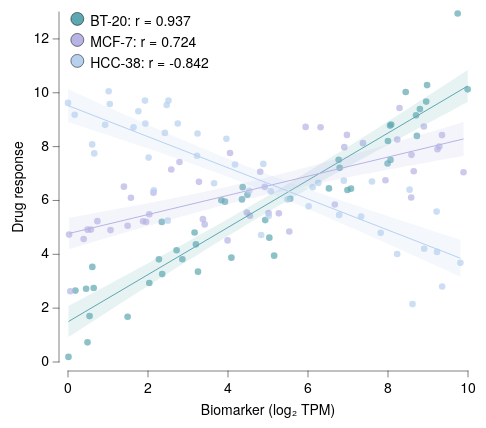

Write the Vega-Lite specification saved for this chart.
### Vega-Lite specification from a JSON file in a GitHub repository (floating-point values rounded to 4 significant figures; data arrays with more than 128 entries replaced by an {"elided": "..."} marker saying what was removed)
{"background": null, "config": {"arc": {"fill": "#DBDBDB", "fillOpacity": 1.0, "innerRadius": 43.75, "padAngle": 0.03, "stroke": "black", "strokeOpacity": 1, "strokeWidth": 0.25}, "area": {"fill": "#DBDBDB", "fillOpacity": 1.0, "stroke": "black", "strokeOpacity": 1, "strokeWidth": 0.25}, "axis": {"domain": true, "domainCap": "round", "domainColor": "black", "domainWidth": 0.25, "grid": false, "gridCap": "round", "gridColor": "#F1F1F1", "gridDash": [0, 0], "gridOpacity": 1.0, "gridWidth": 0.25, "labelColor": "black", "labelFont": "Helvetica Neue, HelveticaNeue, Helvetica, Arial, sans-serif", "labelFontSize": 7, "labelFontStyle": "normal", "labelFontWeight": 400, "offset": 4.5, "ticks": true, "tickCap": "round", "tickColor": "black", "tickRound": false, "tickSize": 3, "tickWidth": 0.25, "titleColor": "black", "titleFont": "Helvetica Neue, HelveticaNeue, Helvetica, Arial, sans-serif", "titleFontSize": 7, "titleFontStyle": "normal", "titleFontWeight": 400}, "axisX": {"domain": true, "labelAlign": "center", "labelAngle": 0, "labels": true, "ticks": true, "translate": 0}, "axisY": {"domain": true, "labelAlign": "right", "labelAngle": 0, "labels": true, "ticks": true, "translate": 0}, "axisRight": {"domain": true, "labelAlign": "left", "labelAngle": 0, "labels": true, "ticks": true, "translate": 0}, "axisTop": {"domain": true, "labelAlign": "center", "labelAngle": 0, "labels": true, "ticks": true, "translate": 0}, "axisBand": {"tickOffset": 0}, "bar": {"fill": "#DBDBDB", "fillOpacity": 1.0, "stroke": "black", "strokeOpacity": 1, "strokeWidth": 0.25}, "boxplot": {"size": 15.75, "ticks": {"cornerRadius": 0.25, "fill": "black", "opacity": 1, "size": 7.875, "thickness": 0.25}, "box": {"fillOpacity": 1.0, "stroke": "black", "strokeOpacity": 1, "strokeWidth": 0.25}, "median": {"cornerRadius": 0, "fill": "black", "fillOpacity": 1.0, "opacity": 1, "size": 15.75, "thickness": 0.25}, "rule": {"fill": "black", "fillOpacity": 1.0, "size": 17.5, "stroke": "black", "strokeDash": [0, 0], "strokeOpacity": 1, "strokeWidth": 0.25}, "outliers": {"color": "black", "fill": "black", "fillOpacity": 1.0, "size": 0, "stroke": "black", "strokeOpacity": 1, "strokeWidth": 0.25}}, "circle": {"fill": "black", "fillOpacity": 1.0, "size": 2.188, "stroke": null, "strokeOpacity": 1, "strokeWidth": 0.25}, "errorband": {"band": {"fillOpacity": 0.6, "stroke": null, "strokeWidth": 0.25, "strokeOpacity": 1}, "borders": {"opacity": 0, "strokeOpacity": 0.25, "strokeWidth": 1}}, "errorbar": {"opacity": 1, "rule": {"strokeDash": [0, 0], "strokeWidth": 0.25}, "ticks": {"color": "black", "cornerRadius": 0.125, "opacity": 1, "size": 10.5, "thickness": 0.25}, "thickness": 0.25}, "font": "Helvetica Neue, HelveticaNeue, Helvetica, Arial, sans-serif", "geoshape": {"fill": "#DBDBDB", "fillOpacity": 1.0, "stroke": "black", "strokeOpacity": 1, "strokeWidth": 0.25}, "header": {"labelColor": "black", "labelFont": "Helvetica Neue, HelveticaNeue, Helvetica, Arial, sans-serif", "labelFontSize": 7, "labelFontStyle": "normal", "labelFontWeight": 400, "titleColor": "black", "titleFont": "Helvetica Neue, HelveticaNeue, Helvetica, Arial, sans-serif", "titleFontSize": 7, "titleFontStyle": "normal", "titleFontWeight": 400, "titlePadding": 0}, "legend": {"disable": false, "offset": 4.5, "titlePadding": 4, "labelOffset": 2, "gradientLabelOffset": 2, "gradientLength": 87.5, "gradientThickness": 8.75, "gradientOpacity": 1.0, "gradientStrokeColor": "black", "gradientStrokeWidth": 0.25, "labelColor": "black", "labelFont": "Helvetica Neue, HelveticaNeue, Helvetica, Arial, sans-serif", "labelFontSize": 7, "labelFontStyle": "normal", "labelFontWeight": 400, "strokeColor": "black", "strokeWidth": 0, "symbolSize": 42, "symbolStrokeColor": "black", "symbolStrokeWidth": 0.25, "titleColor": "black", "titleFont": "Helvetica Neue, HelveticaNeue, Helvetica, Arial, sans-serif", "titleFontSize": 7, "titleFontStyle": "normal", "titleFontWeight": 400}, "line": {"color": "black", "stroke": "black", "strokeCap": "butt", "strokeDash": [0, 0], "strokeOpacity": 1, "strokeWidth": 0.5}, "point": {"filled": true, "fill": "#DBDBDB", "fillOpacity": 1.0, "size": 8.75, "stroke": "black", "strokeOpacity": 1, "strokeWidth": 0.25}, "range": {"category": ["#5CA7B1", "#B7D0EE", "#B7B3E4", "#B3DAB5", "#F5E1B3", "#3D727B", "#809DC7", "#867DAC", "#80A988", "#CBB17A", "#204148", "#546B94", "#584C77", "#507B5F", "#9D824D"], "diverging": {"scheme": ["#6F572A", "#876E43", "#9E875F", "#B5A17F", "#CABBA2", "#DCD6CC", "#F4F1E9", "#C9D7DA", "#9DBFC6", "#78A5AF", "#558B96", "#36717C", "#1A5762"]}, "heatmap": {"scheme": ["#32022B", "#43044D", "#4C196E", "#4D338C", "#484DA6", "#3A68BB", "#1D83CA", "#1D9CCB", "#23B5C9", "#28CDC5", "#4DE0B4", "#91EE9F"]}, "ordinal": {"scheme": ["#F1F1F1", "#DBDBDB", "#C6C6C6", "#B2B2B2", "#9D9D9D", "#898989", "#767676", "#636363", "#515151", "#404040", "#2F2F2F", "#1F1F1F"]}, "ramp": {"scheme": ["#32022B", "#43044D", "#4C196E", "#4D338C", "#484DA6", "#3A68BB", "#1D83CA", "#1D9CCB", "#23B5C9", "#28CDC5", "#4DE0B4", "#91EE9F"]}}, "rule": {"color": "black", "stroke": "black", "strokeCap": "round", "strokeDash": [2, 2], "strokeOpacity": 1, "strokeWidth": 0.25}, "scale": {"bandPaddingInner": 0.1, "bandPaddingOuter": 0.1, "round": false}, "rect": {"fill": "#DBDBDB", "fillOpacity": 1.0, "stroke": "black", "strokeOpacity": 1, "strokeWidth": 0.25}, "square": {"fill": "#DBDBDB", "fillOpacity": 1.0, "size": 17.5, "stroke": "black", "strokeOpacity": 1, "strokeWidth": 0.25}, "text": {"color": "black", "font": "Helvetica Neue, HelveticaNeue, Helvetica, Arial, sans-serif", "fontSize": 7, "fontStyle": "normal", "fontWeight": 400}, "tick": {"color": "black", "cornerRadius": 0.125, "opacity": 1.0, "size": 15.75, "thickness": 0.25}, "title": {"anchor": "middle", "frame": "group", "color": "black", "font": "Helvetica Neue, HelveticaNeue, Helvetica, Arial, sans-serif", "fontSize": 7, "fontStyle": "normal", "fontWeight": 400, "subtitleColor": "black", "subtitleFont": "Helvetica Neue, HelveticaNeue, Helvetica, Arial, sans-serif", "subtitleFontSize": "Helvetica Neue, HelveticaNeue, Helvetica, Arial, sans-serif", "subtitleFontStyle": "normal", "subtitleFontWeight": 400}, "trail": {"color": "black", "opacity": 1, "size": 0.5}, "view": {"continuousWidth": 200, "continuousHeight": 175, "discreteWidth": 200, "discreteHeight": 175, "fill": null, "stroke": null, "strokeWidth": 0.25}}, "layer": [{"data": {"name": "data-aeb621f813ff548d864cbc1ba7ea44aa"}, "mark": {"type": "circle", "opacity": 0.7, "size": 11}, "encoding": {"color": {"field": "cell line", "title": "Cell line", "type": "nominal"}, "x": {"field": "biomarker", "title": "Biomarker (log₂ TPM)", "type": "quantitative"}, "y": {"field": "response", "title": "Drug response", "type": "quantitative"}}}, {"layer": [{"data": {"name": "data-5b9605a0622f52ef3f2c835fb4bdee55"}, "mark": {"type": "area", "fillOpacity": 0.15, "stroke": null, "strokeWidth": 0}, "encoding": {"color": {"field": "cell line", "legend": null, "type": "nominal"}, "x": {"field": "biomarker", "type": "quantitative"}, "y": {"field": "response", "type": "quantitative"}, "y2": {"field": "__ci_hi"}}, "name": "__dysonsphere_ffa74d4d28dd415a_25"}, {"data": {"name": "data-713ad55b86ab91ca18e055558fb19118"}, "mark": {"type": "line"}, "encoding": {"color": {"field": "cell line", "legend": null, "type": "nominal"}, "x": {"field": "biomarker", "type": "quantitative"}, "y": {"field": "response", "type": "quantitative"}}}, {"data": {"values": [{"cell line": "BT-20", "__dysonsphere__": 1}]}, "mark": {"type": "point", "filled": true, "size": 42, "stroke": "black", "strokeWidth": 0.25}, "encoding": {"color": {"field": "cell line", "legend": null, "type": "nominal"}, "x": {"value": 4.66}, "y": {"value": 3.45}}}, {"data": {"values": [{"__dysonsphere__": 1}]}, "mark": {"type": "text", "align": "left", "baseline": "top", "dx": 0, "dy": 0, "fontSize": 7}, "encoding": {"text": {"value": "BT-20: r = 0.937"}, "x": {"value": 11.11}, "y": {"value": 1.0}}}, {"data": {"name": "data-9a3b3ce47fc1957dc85262453c30ab1f"}, "mark": {"type": "area", "fillOpacity": 0.15, "stroke": null, "strokeWidth": 0}, "encoding": {"color": {"field": "cell line", "legend": null, "type": "nominal"}, "x": {"field": "biomarker", "type": "quantitative"}, "y": {"field": "response", "type": "quantitative"}, "y2": {"field": "__ci_hi"}}, "name": "__dysonsphere_de698d8de6c7865a_26"}, {"data": {"name": "data-f25d4e025d71637d7f1a8f2dce3f0268"}, "mark": {"type": "line"}, "encoding": {"color": {"field": "cell line", "legend": null, "type": "nominal"}, "x": {"field": "biomarker", "type": "quantitative"}, "y": {"field": "response", "type": "quantitative"}}}, {"data": {"values": [{"cell line": "MCF-7", "__dysonsphere__": 1}]}, "mark": {"type": "point", "filled": true, "size": 42, "stroke": "black", "strokeWidth": 0.25}, "encoding": {"color": {"field": "cell line", "legend": null, "type": "nominal"}, "x": {"value": 4.66}, "y": {"value": 13.95}}}, {"data": {"values": [{"__dysonsphere__": 1}]}, "mark": {"type": "text", "align": "left", "baseline": "top", "dx": 0, "dy": 0, "fontSize": 7}, "encoding": {"text": {"value": "MCF-7: r = 0.724"}, "x": {"value": 11.11}, "y": {"value": 11.5}}}, {"data": {"name": "data-dd8661d0aac82987c835da9307697e50"}, "mark": {"type": "area", "fillOpacity": 0.15, "stroke": null, "strokeWidth": 0}, "encoding": {"color": {"field": "cell line", "legend": null, "type": "nominal"}, "x": {"field": "biomarker", "type": "quantitative"}, "y": {"field": "response", "type": "quantitative"}, "y2": {"field": "__ci_hi"}}, "name": "__dysonsphere_126601661813a06e_27"}, {"data": {"name": "data-82315b846c24b0703f99c9dc12426a5e"}, "mark": {"type": "line"}, "encoding": {"color": {"field": "cell line", "legend": null, "type": "nominal"}, "x": {"field": "biomarker", "type": "quantitative"}, "y": {"field": "response", "type": "quantitative"}}}, {"data": {"values": [{"cell line": "HCC-38", "__dysonsphere__": 1}]}, "mark": {"type": "point", "filled": true, "size": 42, "stroke": "black", "strokeWidth": 0.25}, "encoding": {"color": {"field": "cell line", "legend": null, "type": "nominal"}, "x": {"value": 4.66}, "y": {"value": 24.45}}}, {"data": {"values": [{"__dysonsphere__": 1}]}, "mark": {"type": "text", "align": "left", "baseline": "top", "dx": 0, "dy": 0, "fontSize": 7}, "encoding": {"text": {"value": "HCC-38: r = -0.842"}, "x": {"value": 11.11}, "y": {"value": 22.0}}}]}], "$schema": "https://vega.github.io/schema/vega-lite/v6.4.1.json", "datasets": {"data-aeb621f813ff548d864cbc1ba7ea44aa": {"elided": "135 records"}, "data-5b9605a0622f52ef3f2c835fb4bdee55": [{"biomarker": 0.012, "response": 0.927, "__ci_hi": 2.081, "cell line": "BT-20", "__dysonsphere__": 1}, {"biomarker": 0.1704, "response": 1.079, "__ci_hi": 2.207, "cell line": "BT-20", "__dysonsphere__": 1}, {"biomarker": 0.3288, "response": 1.232, "__ci_hi": 2.332, "cell line": "BT-20", "__dysonsphere__": 1}, {"biomarker": 0.4872, "response": 1.384, "__ci_hi": 2.458, "cell line": "BT-20", "__dysonsphere__": 1}, {"biomarker": 0.6456, "response": 1.535, "__ci_hi": 2.584, "cell line": "BT-20", "__dysonsphere__": 1}, {"biomarker": 0.804, "response": 1.687, "__ci_hi": 2.71, "cell line": "BT-20", "__dysonsphere__": 1}, {"biomarker": 0.9625, "response": 1.839, "__ci_hi": 2.836, "cell line": "BT-20", "__dysonsphere__": 1}, {"biomarker": 1.121, "response": 1.99, "__ci_hi": 2.962, "cell line": "BT-20", "__dysonsphere__": 1}, {"biomarker": 1.279, "response": 2.141, "__ci_hi": 3.088, "cell line": "BT-20", "__dysonsphere__": 1}, {"biomarker": 1.438, "response": 2.292, "__ci_hi": 3.215, "cell line": "BT-20", "__dysonsphere__": 1}, {"biomarker": 1.596, "response": 2.443, "__ci_hi": 3.342, "cell line": "BT-20", "__dysonsphere__": 1}, {"biomarker": 1.754, "response": 2.593, "__ci_hi": 3.469, "cell line": "BT-20", "__dysonsphere__": 1}, {"biomarker": 1.913, "response": 2.743, "__ci_hi": 3.597, "cell line": "BT-20", "__dysonsphere__": 1}, {"biomarker": 2.071, "response": 2.893, "__ci_hi": 3.725, "cell line": "BT-20", "__dysonsphere__": 1}, {"biomarker": 2.23, "response": 3.043, "__ci_hi": 3.853, "cell line": "BT-20", "__dysonsphere__": 1}, {"biomarker": 2.388, "response": 3.192, "__ci_hi": 3.981, "cell line": "BT-20", "__dysonsphere__": 1}, {"biomarker": 2.547, "response": 3.341, "__ci_hi": 4.11, "cell line": "BT-20", "__dysonsphere__": 1}, {"biomarker": 2.705, "response": 3.489, "__ci_hi": 4.239, "cell line": "BT-20", "__dysonsphere__": 1}, {"biomarker": 2.863, "response": 3.637, "__ci_hi": 4.369, "cell line": "BT-20", "__dysonsphere__": 1}, {"biomarker": 3.022, "response": 3.785, "__ci_hi": 4.499, "cell line": "BT-20", "__dysonsphere__": 1}, {"biomarker": 3.18, "response": 3.932, "__ci_hi": 4.63, "cell line": "BT-20", "__dysonsphere__": 1}, {"biomarker": 3.339, "response": 4.078, "__ci_hi": 4.761, "cell line": "BT-20", "__dysonsphere__": 1}, {"biomarker": 3.497, "response": 4.224, "__ci_hi": 4.893, "cell line": "BT-20", "__dysonsphere__": 1}, {"biomarker": 3.655, "response": 4.369, "__ci_hi": 5.025, "cell line": "BT-20", "__dysonsphere__": 1}, {"biomarker": 3.814, "response": 4.514, "__ci_hi": 5.158, "cell line": "BT-20", "__dysonsphere__": 1}, {"biomarker": 3.972, "response": 4.658, "__ci_hi": 5.292, "cell line": "BT-20", "__dysonsphere__": 1}, {"biomarker": 4.131, "response": 4.801, "__ci_hi": 5.426, "cell line": "BT-20", "__dysonsphere__": 1}, {"biomarker": 4.289, "response": 4.943, "__ci_hi": 5.561, "cell line": "BT-20", "__dysonsphere__": 1}, {"biomarker": 4.447, "response": 5.085, "__ci_hi": 5.697, "cell line": "BT-20", "__dysonsphere__": 1}, {"biomarker": 4.606, "response": 5.226, "__ci_hi": 5.834, "cell line": "BT-20", "__dysonsphere__": 1}, {"biomarker": 4.764, "response": 5.366, "__ci_hi": 5.972, "cell line": "BT-20", "__dysonsphere__": 1}, {"biomarker": 4.923, "response": 5.505, "__ci_hi": 6.11, "cell line": "BT-20", "__dysonsphere__": 1}, {"biomarker": 5.081, "response": 5.643, "__ci_hi": 6.25, "cell line": "BT-20", "__dysonsphere__": 1}, {"biomarker": 5.239, "response": 5.781, "__ci_hi": 6.39, "cell line": "BT-20", "__dysonsphere__": 1}, {"biomarker": 5.398, "response": 5.918, "__ci_hi": 6.531, "cell line": "BT-20", "__dysonsphere__": 1}, {"biomarker": 5.556, "response": 6.053, "__ci_hi": 6.672, "cell line": "BT-20", "__dysonsphere__": 1}, {"biomarker": 5.715, "response": 6.189, "__ci_hi": 6.815, "cell line": "BT-20", "__dysonsphere__": 1}, {"biomarker": 5.873, "response": 6.323, "__ci_hi": 6.958, "cell line": "BT-20", "__dysonsphere__": 1}, {"biomarker": 6.032, "response": 6.457, "__ci_hi": 7.102, "cell line": "BT-20", "__dysonsphere__": 1}, {"biomarker": 6.19, "response": 6.589, "__ci_hi": 7.247, "cell line": "BT-20", "__dysonsphere__": 1}, {"biomarker": 6.348, "response": 6.722, "__ci_hi": 7.392, "cell line": "BT-20", "__dysonsphere__": 1}, {"biomarker": 6.507, "response": 6.853, "__ci_hi": 7.538, "cell line": "BT-20", "__dysonsphere__": 1}, {"biomarker": 6.665, "response": 6.985, "__ci_hi": 7.685, "cell line": "BT-20", "__dysonsphere__": 1}, {"biomarker": 6.824, "response": 7.115, "__ci_hi": 7.832, "cell line": "BT-20", "__dysonsphere__": 1}, {"biomarker": 6.982, "response": 7.245, "__ci_hi": 7.979, "cell line": "BT-20", "__dysonsphere__": 1}, {"biomarker": 7.14, "response": 7.375, "__ci_hi": 8.128, "cell line": "BT-20", "__dysonsphere__": 1}, {"biomarker": 7.299, "response": 7.504, "__ci_hi": 8.276, "cell line": "BT-20", "__dysonsphere__": 1}, {"biomarker": 7.457, "response": 7.633, "__ci_hi": 8.425, "cell line": "BT-20", "__dysonsphere__": 1}, {"biomarker": 7.616, "response": 7.761, "__ci_hi": 8.574, "cell line": "BT-20", "__dysonsphere__": 1}, {"biomarker": 7.774, "response": 7.889, "__ci_hi": 8.724, "cell line": "BT-20", "__dysonsphere__": 1}, {"biomarker": 7.932, "response": 8.017, "__ci_hi": 8.874, "cell line": "BT-20", "__dysonsphere__": 1}, {"biomarker": 8.091, "response": 8.144, "__ci_hi": 9.024, "cell line": "BT-20", "__dysonsphere__": 1}, {"biomarker": 8.249, "response": 8.271, "__ci_hi": 9.174, "cell line": "BT-20", "__dysonsphere__": 1}, {"biomarker": 8.408, "response": 8.398, "__ci_hi": 9.325, "cell line": "BT-20", "__dysonsphere__": 1}, {"biomarker": 8.566, "response": 8.525, "__ci_hi": 9.476, "cell line": "BT-20", "__dysonsphere__": 1}, {"biomarker": 8.724, "response": 8.651, "__ci_hi": 9.627, "cell line": "BT-20", "__dysonsphere__": 1}, {"biomarker": 8.883, "response": 8.778, "__ci_hi": 9.779, "cell line": "BT-20", "__dysonsphere__": 1}, {"biomarker": 9.041, "response": 8.904, "__ci_hi": 9.93, "cell line": "BT-20", "__dysonsphere__": 1}, {"biomarker": 9.2, "response": 9.03, "__ci_hi": 10.08, "cell line": "BT-20", "__dysonsphere__": 1}, {"biomarker": 9.358, "response": 9.155, "__ci_hi": 10.23, "cell line": "BT-20", "__dysonsphere__": 1}, {"biomarker": 9.517, "response": 9.281, "__ci_hi": 10.39, "cell line": "BT-20", "__dysonsphere__": 1}, {"biomarker": 9.675, "response": 9.406, "__ci_hi": 10.54, "cell line": "BT-20", "__dysonsphere__": 1}, {"biomarker": 9.833, "response": 9.532, "__ci_hi": 10.69, "cell line": "BT-20", "__dysonsphere__": 1}, {"biomarker": 9.992, "response": 9.657, "__ci_hi": 10.84, "cell line": "BT-20", "__dysonsphere__": 1}], "data-713ad55b86ab91ca18e055558fb19118": [{"biomarker": 0.012, "response": 1.504, "cell line": "BT-20", "__dysonsphere__": 1}, {"biomarker": 9.992, "response": 10.25, "cell line": "BT-20", "__dysonsphere__": 1}], "data-9a3b3ce47fc1957dc85262453c30ab1f": [{"biomarker": 0.02745, "response": 4.195, "__ci_hi": 5.355, "cell line": "MCF-7", "__dysonsphere__": 1}, {"biomarker": 0.184, "response": 4.264, "__ci_hi": 5.397, "cell line": "MCF-7", "__dysonsphere__": 1}, {"biomarker": 0.3405, "response": 4.333, "__ci_hi": 5.439, "cell line": "MCF-7", "__dysonsphere__": 1}, {"biomarker": 0.497, "response": 4.402, "__ci_hi": 5.482, "cell line": "MCF-7", "__dysonsphere__": 1}, {"biomarker": 0.6536, "response": 4.471, "__ci_hi": 5.524, "cell line": "MCF-7", "__dysonsphere__": 1}, {"biomarker": 0.8101, "response": 4.54, "__ci_hi": 5.567, "cell line": "MCF-7", "__dysonsphere__": 1}, {"biomarker": 0.9666, "response": 4.608, "__ci_hi": 5.61, "cell line": "MCF-7", "__dysonsphere__": 1}, {"biomarker": 1.123, "response": 4.677, "__ci_hi": 5.653, "cell line": "MCF-7", "__dysonsphere__": 1}, {"biomarker": 1.28, "response": 4.745, "__ci_hi": 5.697, "cell line": "MCF-7", "__dysonsphere__": 1}, {"biomarker": 1.436, "response": 4.812, "__ci_hi": 5.74, "cell line": "MCF-7", "__dysonsphere__": 1}, {"biomarker": 1.593, "response": 4.88, "__ci_hi": 5.784, "cell line": "MCF-7", "__dysonsphere__": 1}, {"biomarker": 1.749, "response": 4.947, "__ci_hi": 5.829, "cell line": "MCF-7", "__dysonsphere__": 1}, {"biomarker": 1.906, "response": 5.014, "__ci_hi": 5.873, "cell line": "MCF-7", "__dysonsphere__": 1}, {"biomarker": 2.062, "response": 5.08, "__ci_hi": 5.918, "cell line": "MCF-7", "__dysonsphere__": 1}, {"biomarker": 2.219, "response": 5.147, "__ci_hi": 5.963, "cell line": "MCF-7", "__dysonsphere__": 1}, {"biomarker": 2.375, "response": 5.212, "__ci_hi": 6.009, "cell line": "MCF-7", "__dysonsphere__": 1}, {"biomarker": 2.532, "response": 5.278, "__ci_hi": 6.055, "cell line": "MCF-7", "__dysonsphere__": 1}, {"biomarker": 2.688, "response": 5.343, "__ci_hi": 6.101, "cell line": "MCF-7", "__dysonsphere__": 1}, {"biomarker": 2.845, "response": 5.407, "__ci_hi": 6.148, "cell line": "MCF-7", "__dysonsphere__": 1}, {"biomarker": 3.001, "response": 5.471, "__ci_hi": 6.196, "cell line": "MCF-7", "__dysonsphere__": 1}, {"biomarker": 3.158, "response": 5.534, "__ci_hi": 6.244, "cell line": "MCF-7", "__dysonsphere__": 1}, {"biomarker": 3.315, "response": 5.597, "__ci_hi": 6.293, "cell line": "MCF-7", "__dysonsphere__": 1}, {"biomarker": 3.471, "response": 5.659, "__ci_hi": 6.342, "cell line": "MCF-7", "__dysonsphere__": 1}, {"biomarker": 3.628, "response": 5.721, "__ci_hi": 6.392, "cell line": "MCF-7", "__dysonsphere__": 1}, {"biomarker": 3.784, "response": 5.781, "__ci_hi": 6.443, "cell line": "MCF-7", "__dysonsphere__": 1}, {"biomarker": 3.941, "response": 5.841, "__ci_hi": 6.494, "cell line": "MCF-7", "__dysonsphere__": 1}, {"biomarker": 4.097, "response": 5.901, "__ci_hi": 6.546, "cell line": "MCF-7", "__dysonsphere__": 1}, {"biomarker": 4.254, "response": 5.959, "__ci_hi": 6.599, "cell line": "MCF-7", "__dysonsphere__": 1}, {"biomarker": 4.41, "response": 6.017, "__ci_hi": 6.653, "cell line": "MCF-7", "__dysonsphere__": 1}, {"biomarker": 4.567, "response": 6.073, "__ci_hi": 6.708, "cell line": "MCF-7", "__dysonsphere__": 1}, {"biomarker": 4.723, "response": 6.129, "__ci_hi": 6.763, "cell line": "MCF-7", "__dysonsphere__": 1}, {"biomarker": 4.88, "response": 6.184, "__ci_hi": 6.82, "cell line": "MCF-7", "__dysonsphere__": 1}, {"biomarker": 5.036, "response": 6.239, "__ci_hi": 6.877, "cell line": "MCF-7", "__dysonsphere__": 1}, {"biomarker": 5.193, "response": 6.292, "__ci_hi": 6.935, "cell line": "MCF-7", "__dysonsphere__": 1}, {"biomarker": 5.349, "response": 6.345, "__ci_hi": 6.994, "cell line": "MCF-7", "__dysonsphere__": 1}, {"biomarker": 5.506, "response": 6.397, "__ci_hi": 7.053, "cell line": "MCF-7", "__dysonsphere__": 1}, {"biomarker": 5.662, "response": 6.448, "__ci_hi": 7.114, "cell line": "MCF-7", "__dysonsphere__": 1}, {"biomarker": 5.819, "response": 6.498, "__ci_hi": 7.175, "cell line": "MCF-7", "__dysonsphere__": 1}, {"biomarker": 5.975, "response": 6.548, "__ci_hi": 7.236, "cell line": "MCF-7", "__dysonsphere__": 1}, {"biomarker": 6.132, "response": 6.597, "__ci_hi": 7.299, "cell line": "MCF-7", "__dysonsphere__": 1}, {"biomarker": 6.289, "response": 6.645, "__ci_hi": 7.362, "cell line": "MCF-7", "__dysonsphere__": 1}, {"biomarker": 6.445, "response": 6.693, "__ci_hi": 7.425, "cell line": "MCF-7", "__dysonsphere__": 1}, {"biomarker": 6.602, "response": 6.74, "__ci_hi": 7.49, "cell line": "MCF-7", "__dysonsphere__": 1}, {"biomarker": 6.758, "response": 6.787, "__ci_hi": 7.554, "cell line": "MCF-7", "__dysonsphere__": 1}, {"biomarker": 6.915, "response": 6.833, "__ci_hi": 7.619, "cell line": "MCF-7", "__dysonsphere__": 1}, {"biomarker": 7.071, "response": 6.879, "__ci_hi": 7.685, "cell line": "MCF-7", "__dysonsphere__": 1}, {"biomarker": 7.228, "response": 6.925, "__ci_hi": 7.751, "cell line": "MCF-7", "__dysonsphere__": 1}, {"biomarker": 7.384, "response": 6.97, "__ci_hi": 7.817, "cell line": "MCF-7", "__dysonsphere__": 1}, {"biomarker": 7.541, "response": 7.015, "__ci_hi": 7.884, "cell line": "MCF-7", "__dysonsphere__": 1}, {"biomarker": 7.697, "response": 7.059, "__ci_hi": 7.951, "cell line": "MCF-7", "__dysonsphere__": 1}, {"biomarker": 7.854, "response": 7.103, "__ci_hi": 8.018, "cell line": "MCF-7", "__dysonsphere__": 1}, {"biomarker": 8.01, "response": 7.147, "__ci_hi": 8.086, "cell line": "MCF-7", "__dysonsphere__": 1}, {"biomarker": 8.167, "response": 7.19, "__ci_hi": 8.154, "cell line": "MCF-7", "__dysonsphere__": 1}, {"biomarker": 8.323, "response": 7.234, "__ci_hi": 8.222, "cell line": "MCF-7", "__dysonsphere__": 1}, {"biomarker": 8.48, "response": 7.277, "__ci_hi": 8.29, "cell line": "MCF-7", "__dysonsphere__": 1}, {"biomarker": 8.636, "response": 7.32, "__ci_hi": 8.359, "cell line": "MCF-7", "__dysonsphere__": 1}, {"biomarker": 8.793, "response": 7.362, "__ci_hi": 8.428, "cell line": "MCF-7", "__dysonsphere__": 1}, {"biomarker": 8.949, "response": 7.405, "__ci_hi": 8.497, "cell line": "MCF-7", "__dysonsphere__": 1}, {"biomarker": 9.106, "response": 7.447, "__ci_hi": 8.566, "cell line": "MCF-7", "__dysonsphere__": 1}, {"biomarker": 9.263, "response": 7.489, "__ci_hi": 8.635, "cell line": "MCF-7", "__dysonsphere__": 1}, {"biomarker": 9.419, "response": 7.531, "__ci_hi": 8.704, "cell line": "MCF-7", "__dysonsphere__": 1}, {"biomarker": 9.576, "response": 7.573, "__ci_hi": 8.774, "cell line": "MCF-7", "__dysonsphere__": 1}, {"biomarker": 9.732, "response": 7.615, "__ci_hi": 8.843, "cell line": "MCF-7", "__dysonsphere__": 1}, {"biomarker": 9.889, "response": 7.657, "__ci_hi": 8.913, "cell line": "MCF-7", "__dysonsphere__": 1}], "data-f25d4e025d71637d7f1a8f2dce3f0268": [{"biomarker": 0.02745, "response": 4.775, "cell line": "MCF-7", "__dysonsphere__": 1}, {"biomarker": 9.889, "response": 8.285, "cell line": "MCF-7", "__dysonsphere__": 1}], "data-dd8661d0aac82987c835da9307697e50": [{"biomarker": 1.36e-05, "response": 8.912, "__ci_hi": 10.14, "cell line": "HCC-38", "__dysonsphere__": 1}, {"biomarker": 0.1557, "response": 8.837, "__ci_hi": 10.03, "cell line": "HCC-38", "__dysonsphere__": 1}, {"biomarker": 0.3115, "response": 8.762, "__ci_hi": 9.928, "cell line": "HCC-38", "__dysonsphere__": 1}, {"biomarker": 0.4672, "response": 8.686, "__ci_hi": 9.824, "cell line": "HCC-38", "__dysonsphere__": 1}, {"biomarker": 0.6229, "response": 8.611, "__ci_hi": 9.719, "cell line": "HCC-38", "__dysonsphere__": 1}, {"biomarker": 0.7786, "response": 8.535, "__ci_hi": 9.615, "cell line": "HCC-38", "__dysonsphere__": 1}, {"biomarker": 0.9343, "response": 8.459, "__ci_hi": 9.511, "cell line": "HCC-38", "__dysonsphere__": 1}, {"biomarker": 1.09, "response": 8.382, "__ci_hi": 9.408, "cell line": "HCC-38", "__dysonsphere__": 1}, {"biomarker": 1.246, "response": 8.306, "__ci_hi": 9.304, "cell line": "HCC-38", "__dysonsphere__": 1}, {"biomarker": 1.401, "response": 8.229, "__ci_hi": 9.201, "cell line": "HCC-38", "__dysonsphere__": 1}, {"biomarker": 1.557, "response": 8.151, "__ci_hi": 9.098, "cell line": "HCC-38", "__dysonsphere__": 1}, {"biomarker": 1.713, "response": 8.074, "__ci_hi": 8.996, "cell line": "HCC-38", "__dysonsphere__": 1}, {"biomarker": 1.869, "response": 7.996, "__ci_hi": 8.894, "cell line": "HCC-38", "__dysonsphere__": 1}, {"biomarker": 2.024, "response": 7.918, "__ci_hi": 8.792, "cell line": "HCC-38", "__dysonsphere__": 1}, {"biomarker": 2.18, "response": 7.839, "__ci_hi": 8.691, "cell line": "HCC-38", "__dysonsphere__": 1}, {"biomarker": 2.336, "response": 7.76, "__ci_hi": 8.59, "cell line": "HCC-38", "__dysonsphere__": 1}, {"biomarker": 2.492, "response": 7.68, "__ci_hi": 8.489, "cell line": "HCC-38", "__dysonsphere__": 1}, {"biomarker": 2.647, "response": 7.6, "__ci_hi": 8.389, "cell line": "HCC-38", "__dysonsphere__": 1}, {"biomarker": 2.803, "response": 7.519, "__ci_hi": 8.29, "cell line": "HCC-38", "__dysonsphere__": 1}, {"biomarker": 2.959, "response": 7.438, "__ci_hi": 8.191, "cell line": "HCC-38", "__dysonsphere__": 1}, {"biomarker": 3.114, "response": 7.356, "__ci_hi": 8.093, "cell line": "HCC-38", "__dysonsphere__": 1}, {"biomarker": 3.27, "response": 7.273, "__ci_hi": 7.996, "cell line": "HCC-38", "__dysonsphere__": 1}, {"biomarker": 3.426, "response": 7.19, "__ci_hi": 7.899, "cell line": "HCC-38", "__dysonsphere__": 1}, {"biomarker": 3.582, "response": 7.106, "__ci_hi": 7.804, "cell line": "HCC-38", "__dysonsphere__": 1}, {"biomarker": 3.737, "response": 7.021, "__ci_hi": 7.708, "cell line": "HCC-38", "__dysonsphere__": 1}, {"biomarker": 3.893, "response": 6.935, "__ci_hi": 7.614, "cell line": "HCC-38", "__dysonsphere__": 1}, {"biomarker": 4.049, "response": 6.848, "__ci_hi": 7.521, "cell line": "HCC-38", "__dysonsphere__": 1}, {"biomarker": 4.204, "response": 6.76, "__ci_hi": 7.429, "cell line": "HCC-38", "__dysonsphere__": 1}, {"biomarker": 4.36, "response": 6.672, "__ci_hi": 7.337, "cell line": "HCC-38", "__dysonsphere__": 1}, {"biomarker": 4.516, "response": 6.582, "__ci_hi": 7.247, "cell line": "HCC-38", "__dysonsphere__": 1}, {"biomarker": 4.672, "response": 6.492, "__ci_hi": 7.157, "cell line": "HCC-38", "__dysonsphere__": 1}, {"biomarker": 4.827, "response": 6.4, "__ci_hi": 7.069, "cell line": "HCC-38", "__dysonsphere__": 1}, {"biomarker": 4.983, "response": 6.308, "__ci_hi": 6.981, "cell line": "HCC-38", "__dysonsphere__": 1}, {"biomarker": 5.139, "response": 6.215, "__ci_hi": 6.894, "cell line": "HCC-38", "__dysonsphere__": 1}, {"biomarker": 5.294, "response": 6.12, "__ci_hi": 6.808, "cell line": "HCC-38", "__dysonsphere__": 1}, {"biomarker": 5.45, "response": 6.025, "__ci_hi": 6.723, "cell line": "HCC-38", "__dysonsphere__": 1}, {"biomarker": 5.606, "response": 5.93, "__ci_hi": 6.639, "cell line": "HCC-38", "__dysonsphere__": 1}, {"biomarker": 5.762, "response": 5.833, "__ci_hi": 6.556, "cell line": "HCC-38", "__dysonsphere__": 1}, {"biomarker": 5.917, "response": 5.736, "__ci_hi": 6.473, "cell line": "HCC-38", "__dysonsphere__": 1}, {"biomarker": 6.073, "response": 5.638, "__ci_hi": 6.391, "cell line": "HCC-38", "__dysonsphere__": 1}, {"biomarker": 6.229, "response": 5.539, "__ci_hi": 6.31, "cell line": "HCC-38", "__dysonsphere__": 1}, {"biomarker": 6.384, "response": 5.44, "__ci_hi": 6.229, "cell line": "HCC-38", "__dysonsphere__": 1}, {"biomarker": 6.54, "response": 5.34, "__ci_hi": 6.149, "cell line": "HCC-38", "__dysonsphere__": 1}, {"biomarker": 6.696, "response": 5.239, "__ci_hi": 6.069, "cell line": "HCC-38", "__dysonsphere__": 1}, {"biomarker": 6.852, "response": 5.138, "__ci_hi": 5.99, "cell line": "HCC-38", "__dysonsphere__": 1}, {"biomarker": 7.007, "response": 5.037, "__ci_hi": 5.911, "cell line": "HCC-38", "__dysonsphere__": 1}, {"biomarker": 7.163, "response": 4.935, "__ci_hi": 5.833, "cell line": "HCC-38", "__dysonsphere__": 1}, {"biomarker": 7.319, "response": 4.833, "__ci_hi": 5.755, "cell line": "HCC-38", "__dysonsphere__": 1}, {"biomarker": 7.475, "response": 4.731, "__ci_hi": 5.677, "cell line": "HCC-38", "__dysonsphere__": 1}, {"biomarker": 7.63, "response": 4.628, "__ci_hi": 5.6, "cell line": "HCC-38", "__dysonsphere__": 1}, {"biomarker": 7.786, "response": 4.525, "__ci_hi": 5.523, "cell line": "HCC-38", "__dysonsphere__": 1}, {"biomarker": 7.942, "response": 4.421, "__ci_hi": 5.447, "cell line": "HCC-38", "__dysonsphere__": 1}, {"biomarker": 8.097, "response": 4.318, "__ci_hi": 5.37, "cell line": "HCC-38", "__dysonsphere__": 1}, {"biomarker": 8.253, "response": 4.214, "__ci_hi": 5.294, "cell line": "HCC-38", "__dysonsphere__": 1}, {"biomarker": 8.409, "response": 4.11, "__ci_hi": 5.218, "cell line": "HCC-38", "__dysonsphere__": 1}, {"biomarker": 8.565, "response": 4.005, "__ci_hi": 5.142, "cell line": "HCC-38", "__dysonsphere__": 1}, {"biomarker": 8.72, "response": 3.901, "__ci_hi": 5.067, "cell line": "HCC-38", "__dysonsphere__": 1}, {"biomarker": 8.876, "response": 3.796, "__ci_hi": 4.992, "cell line": "HCC-38", "__dysonsphere__": 1}, {"biomarker": 9.032, "response": 3.691, "__ci_hi": 4.916, "cell line": "HCC-38", "__dysonsphere__": 1}, {"biomarker": 9.187, "response": 3.586, "__ci_hi": 4.841, "cell line": "HCC-38", "__dysonsphere__": 1}, {"biomarker": 9.343, "response": 3.481, "__ci_hi": 4.766, "cell line": "HCC-38", "__dysonsphere__": 1}, {"biomarker": 9.499, "response": 3.376, "__ci_hi": 4.692, "cell line": "HCC-38", "__dysonsphere__": 1}, {"biomarker": 9.655, "response": 3.271, "__ci_hi": 4.617, "cell line": "HCC-38", "__dysonsphere__": 1}, {"biomarker": 9.81, "response": 3.165, "__ci_hi": 4.543, "cell line": "HCC-38", "__dysonsphere__": 1}], "data-82315b846c24b0703f99c9dc12426a5e": [{"biomarker": 1.36e-05, "response": 9.525, "cell line": "HCC-38", "__dysonsphere__": 1}, {"biomarker": 9.81, "response": 3.854, "cell line": "HCC-38", "__dysonsphere__": 1}]}}
